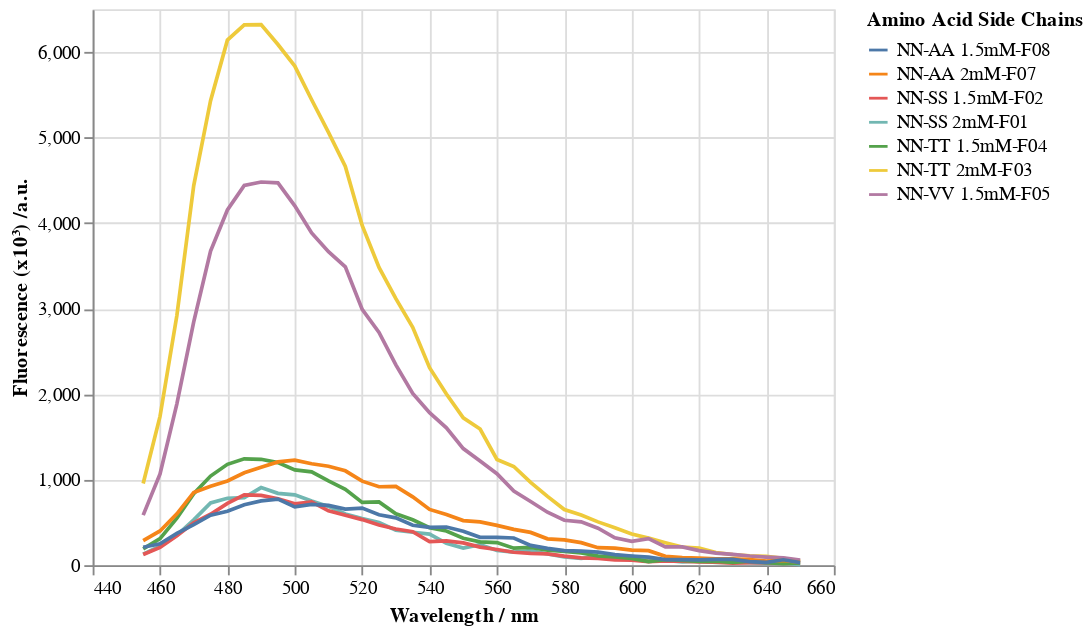

The cell this chart's notebook holds for it:
### Markdown cell above
## General chart

### Code cell
alt.Chart(Figure6A).mark_line().encode(
    alt.X("Wavelength:Q", title="Wavelength / nm"),
    alt.Y("Flourescence:Q", title="Fluorescence (x10\u00b3) /a.u."), 
    alt.Color('AminoAcidSideChains:N', title="Amino Acid Side Chains"),
    tooltip=['AminoAcidSideChains']
)

### Figure 1 — Vega-Lite specification as saved in the notebook (floating-point values rounded to 4 significant figures; data arrays with more than 128 entries replaced by an {"elided": "..."} marker saying what was removed)
{"config": {"view": {"continuousWidth": 400, "continuousHeight": 300}}, "data": {"name": "data-c388466c9d242b9f6aed6871adcabd88"}, "mark": "line", "encoding": {"color": {"type": "nominal", "field": "AminoAcidSideChains", "title": "Amino Acid Side Chains"}, "tooltip": [{"type": "nominal", "field": "AminoAcidSideChains"}], "x": {"type": "quantitative", "field": "Wavelength", "title": "Wavelength / nm"}, "y": {"type": "quantitative", "field": "Flourescence", "title": "Fluorescence (x10³) /a.u."}}, "$schema": "https://vega.github.io/schema/vega-lite/v4.8.1.json", "datasets": {"data-c388466c9d242b9f6aed6871adcabd88": {"elided": "280 records"}}}
